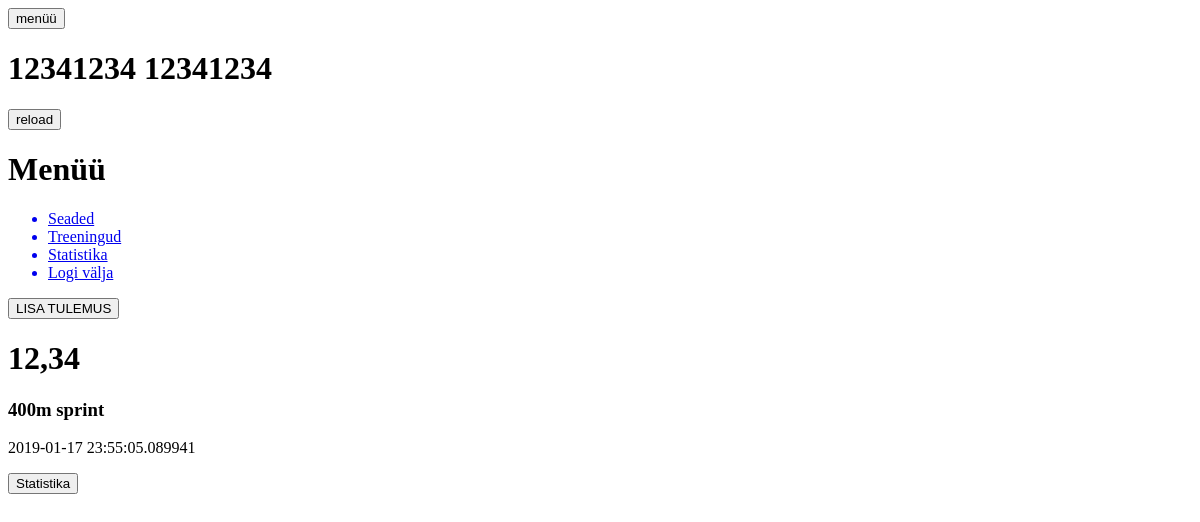
The app's page /home (signed in), older data.
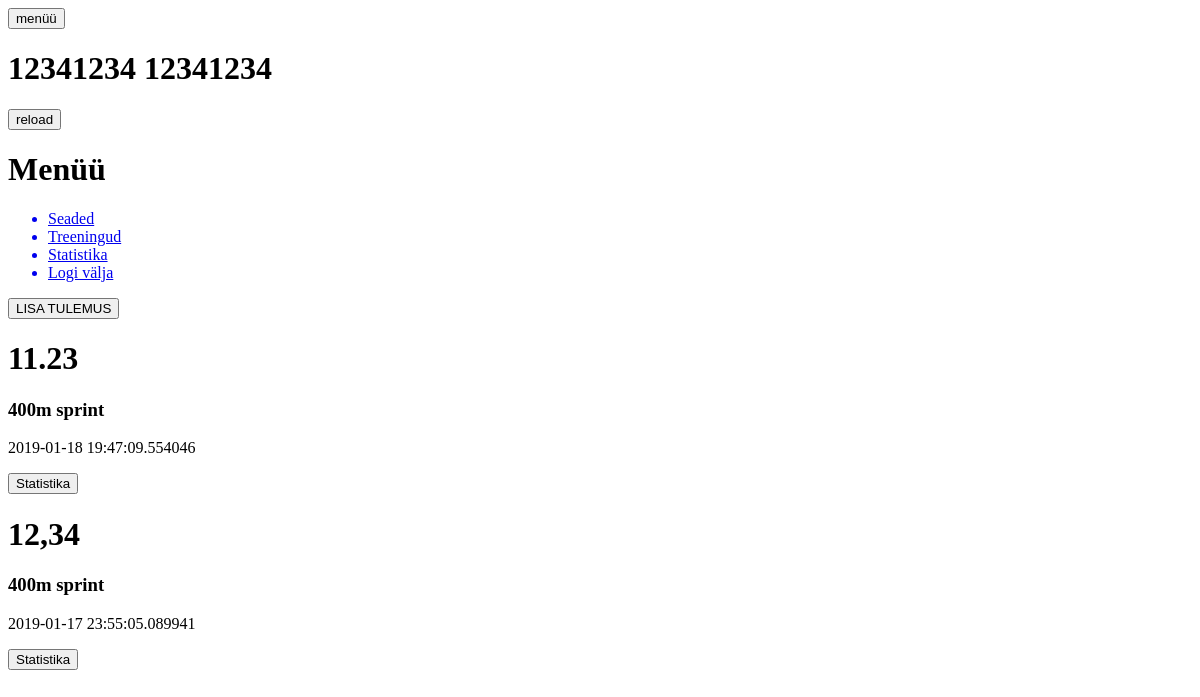
The same page, newer data.
### main.py (models this page shows, shortened)
class Log(db.Model):
    id = db.Column(db.Integer, primary_key=True)
    user_id = db.Column(db.Integer, db.ForeignKey('user.id'), nullable=False)
    result = db.Column(db.String(20), nullable=False)
    sport_id = db.Column(db.String(40), db.ForeignKey('sport.id'), nullable=False)
    time_posted = db.Column(db.DateTime)

class Sport(db.Model):
    id = db.Column(db.Integer, primary_key=True)
    sport = db.Column(db.String(40), nullable=False)
    type = db.Column(db.String(40), nullable=False)
    logs = db.relationship('Log', backref=db.backref('sport', lazy=True))
    trainings = db.relationship('Training', backref=db.backref('sport', lazy=True))

### main.py (the view)
@app.route("/home")
@login_required
def home():
    log_list = Log.query.filter_by(user_id=current_user.id).order_by(desc(Log.time_posted))
    return render_template('home.html',
                           name = (current_user.first_name + ' ' + current_user.last_name),
                           log_list = log_list)

### main.py (called while the page is built)
@login_manager.user_loader
def load_user(user_id):
    return User.query.get(int(user_id))

### templates/home.html
{% extends "main.html" %}
{% from "_traininghelpers.html" import log_field %}
{% block body %}
  <div class="header">
    <button type="button" name="menu">menüü</button>
    <h1 id="nimi">{{ name }}</h1>
    <button type="button" name="reload" onClick="location.href=location.href">reload</button>
  </div>
  <div class="menu">
    <h1>Menüü</h1>
    <ul>
      <a href="{{ url_for('seaded') }}"><li>Seaded</li></a>
      <a href="{{ url_for('treeningud') }}"><li>Treeningud</li></a>
      <a href="{{ url_for('statistika') }}"><li>Statistika</li></a>
      <a href="{{ url_for('logout') }}"><li>Logi välja</li></a>
    </ul>
  </div>
  <div class="newentry">
    <a href="{{ url_for('uus_tulemus') }}"><button type="button" name="newentry">LISA TULEMUS</button></a>
  </div>
  <div class="content">
    {% for log in log_list %}
      <div>
        {{ log_field(log) }}
      </div>
    {% endfor %}
  </div>
{% endblock %}

### templates/main.html (shortened to what this page needs)
<!DOCTYPE html>
<html lang="en">
  <head>
    <link href="../static/style.css" rel="stylesheet" type="text/css">
  </head>
  <body>
    <div class="wrapper">
      {% block body %}{% endblock %}
    </div>
  </body>
</html>

### templates/_traininghelpers.html (shortened to what this page needs)
{% macro log_field(log) %}
  <h1>
    {{ log.result }}
  </h1>
  <h3>
    {{ log.sport.type }}
  </h3>
  <p>
    {{ log.time_posted }}
  </p>
  <form class="statistika" method="post">
    <button type="submit" value="{{ log.id }}" name="statistics">Statistika</button>
  </form>
{% endmacro %}

Row changes from the older to the newer data that the page shows:
added Log: result "11.23", sport.type "400m sprint", time_posted "2019-01-18 19:47:09.554046", {{ log.id }} 6 (drawn)
